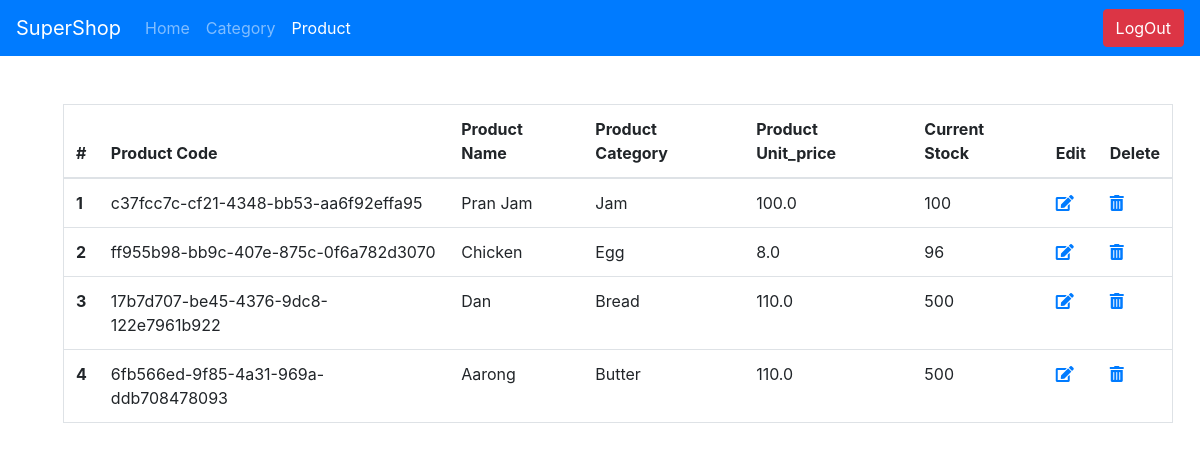
Page /supershop_admin/product/view/ (signed in) on the earlier database version.
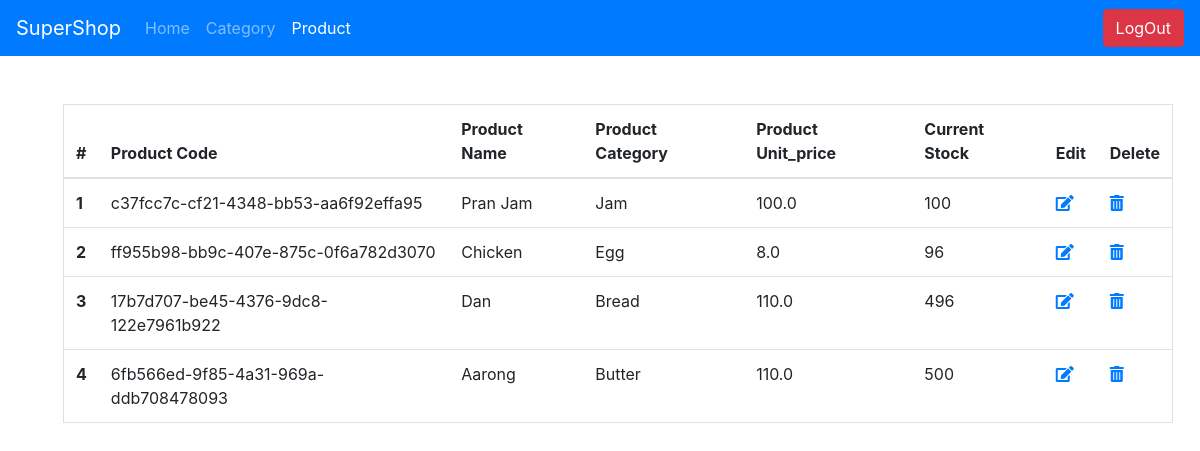
Same page on the later database version.
### supershop_app/models.py (models this page shows, shortened)
class Product(models.Model):
    id = models.AutoField(primary_key=True)
    product_code = models.UUIDField(default=uuid.uuid4)
    product_name = models.CharField(max_length=255, blank=False, null=False, unique=True)
    product_category = models.ForeignKey(ProductCategory, on_delete=models.CASCADE)
    product_unit_price = models.FloatField(default=0.0)
    current_stock = models.PositiveIntegerField(default=0)

class ProductCategory(models.Model):
    id = models.AutoField(primary_key=True)
    category_code = models.UUIDField(default=uuid.uuid4)
    category_name = models.CharField(max_length=255, blank=False, null=False, unique=True)
    def __str__(self):
        return self.category_name

### supershop_app/views.py (the view, shortened to what this page needs)
# urls.py: path('supershop_admin/product/<str:ops>/', views.admin_product_operation, name="admin_product_operation"),
@login_required(login_url='/supershop_admin/')
def admin_product_operation(request, ops):
    if request.method == "POST":
        if ops == 'add':
            form = ProductForm(request.POST)
            if form.is_valid():
                messages.success(request, "Succesfully added.")
                form.save()
            else:
                messages.error(request, "Something Went Wrong.")
            return redirect("/supershop_admin/product/add/")
        elif 'edit' in ops:
            cat_id = ops.split('__')[-1]
            cat = models.Product.objects.filter(pk=cat_id).first()
            form = ProductEditForm(request.POST, instance=cat)
            if form.is_valid():
                form.save()
                messages.success(request, "Succesfully Updated.")
            else:
                messages.error(request, "Something Went Wrong.")
            return redirect("/supershop_admin/category/view/")
        elif 'delete' in ops:
            prod_id = ops.split('__')[-1]
            cat = models.Product.objects.filter(pk=prod_id).delete()
            return JsonResponse(1, safe=False)
    elif request.method == 'GET':
        if ops == 'add':
            form = ProductForm()
            return render(request, "all_forms.html",
                          context={"is_logged_in": request.user.is_authenticated,
                                   "form": form,
                                   "title": "Add Product",
                                   "admin": 1,
                                   'logout': request.user.is_authenticated,
                                   "btn_name": "ADD Product",
                                   "admin_product": "active"})
        elif ops == 'view':
            all_products = models.Product.objects.all()
            return render(request, 'view_products.html',
                          context={
                              'is_logged_in': request.user.is_authenticated,
                              "products": all_products,
                              "title": "View Products",
                              "admin": 1,
                              'logout': request.user.is_authenticated,
                              "admin_product": "active"
                          })
        else:
            return redirect("admin_product")

### supershop_app/templates/supershop_app/view_products.html (shortened to what this page needs)
{% extends 'base.html' %}
{% load static %}
{% block content %}
    <div class="container m-5">
        <table class="table border">
            <thead>
                <tr>
                    <th scope="col">#</th>
                    <th scope="col">Product Code</th>
                    <th scope="col">Product Name</th>
                    <th scope="col">Product Category</th>
                    <th scope="col">Product Unit_price</th>
                    <th scope="col">Current Stock</th>
                    <th scope="col">Edit</th>
                    <th scope="col">Delete</th>
                </tr>
            </thead>
            <tbody>
            {% for product in products %}
                <tr>
                    <th scope="row">{{ forloop.counter }}</th>
                    <td>{{ product.product_code }}</td>
                    <td>{{ product.product_name }}</td>
                    <td>{{ product.product_category }}</td>
                    <td>{{ product.product_unit_price }}</td>
                    <td>{{ product.current_stock }}</td>
                    <td><a href="/supershop_admin/product/edit__{{ product.pk }}/"><i class="fas fa-edit"></i></a></td>
                    <td><a onclick="deleteFunc({{ product.pk }})" href="" ><i class="fas fa-trash-alt"></i></a></td>
                </tr>
            {% endfor %}
            </tbody>
        </table>
    </div>
{% endblock %}

### supershop_app/templates/supershop_app/base.html (shortened to what this page needs)
<!doctype html>
<html class="no-js" lang="en">
    <head>
        {% load static %}
        <link rel="stylesheet" href="https://pro.fontawesome.com/releases/v5.10.0/css/all.css"/>
        <link rel="stylesheet" href="https://stackpath.bootstrapcdn.com/bootstrap/4.5.2/css/bootstrap.min.css">
    </head>
    <body>
        <nav class="navbar navbar-expand-lg navbar-dark bg-primary">
            {% if admin %}
                <a class="navbar-brand" href="/admin_home/">SuperShop</a>
            {% else %}
                <a class="navbar-brand" href="/">SuperShop</a>
            {% endif %}
            <div class="collapse navbar-collapse" id="navbarSupportedContent">
                <ul class="navbar-nav mr-auto">
                    {% if admin %}
                        <li class="nav-item {{ admin_home }}">
                            <a class="nav-link" href="/admin_home/">Home <span class="sr-only">(current)</span></a>
                        </li>
                    {% else %}
                        <li class="nav-item {{ home }}">
                            <a class="nav-link" href="/">Home <span class="sr-only">(current)</span></a>
                        </li>
                    {% endif %}
                    {% if not admin %}
                        {% if not is_logged_in %}
                            <li class="nav-item {{ signup }}">
                                <a class="nav-link" href="/signup/">Signup</a>
                            </li>
                            <li class="nav-item {{ login }}">
                                <a class="nav-link" href="/login/">LogIn</a>
                            </li>
                        {% endif %}
                    {% else %}
                        <li class="nav-item {{ admin_category }}">
                            <a class="nav-link" href="/supershop_admin/category/">Category</a>
                        </li>
                        <li class="nav-item {{ admin_product }}">
                            <a class="nav-link" href="/supershop_admin/product/">Product</a>
                        </li>
                    {% endif %}
                </ul>
                {% if is_logged_in %}
                    {% if admin %}
                        <a href="/admin_logout/">
                            <button class="btn btn-danger my-2 my-sm-0" type="submit">LogOut</button>
                        </a>
                    {% else %}
                        <a href="/logout/">
                            <button class="btn btn-danger my-2 my-sm-0" type="submit">LogOut</button>
                        </a>
                    {% endif %}
                {% endif %}
            </div>
        </nav>
                                {% block content %} {% endblock %}
    </body>
</html>

Differences in the rows shown:
changed Product "17b7d707-be45-4376-9dc8-122e7961b922": current_stock "500" → "496"
